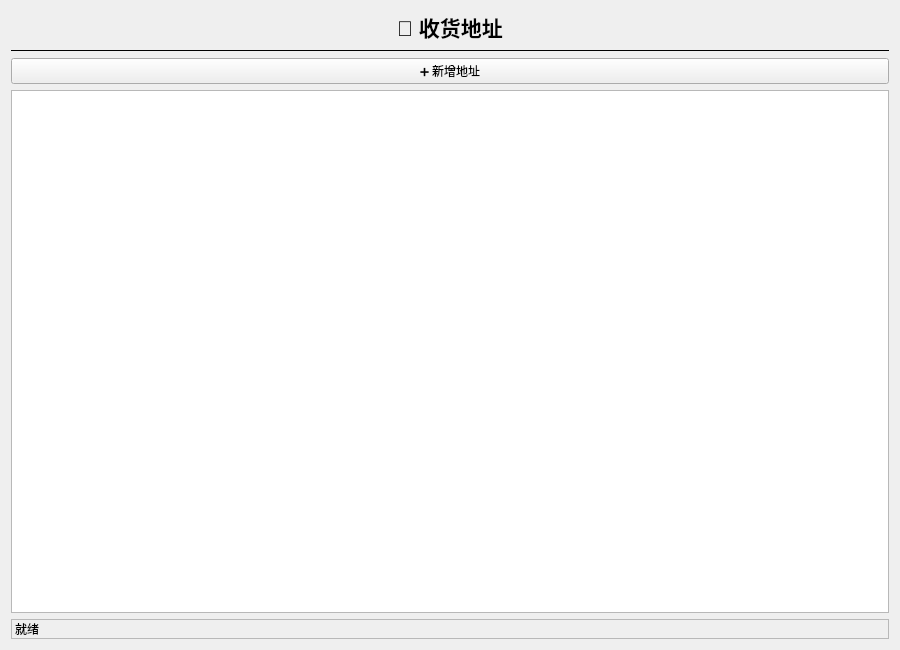
<?xml version="1.0" encoding="UTF-8"?>
<ui version="4.0">
 <class>AddressWidget</class>
 <widget class="QWidget" name="AddressWidget">
  <property name="geometry">
   <rect>
    <x>0</x>
    <y>0</y>
    <width>900</width>
    <height>650</height>
   </rect>
  </property>
  <property name="windowTitle">
   <string>地址管理</string>
  </property>
  <layout class="QVBoxLayout" name="verticalLayout">
   <item>
    <widget class="QLabel" name="titleLabel">
     <property name="font">
      <font>
       <pointsize>16</pointsize>
       <bold>true</bold>
      </font>
     </property>
     <property name="text">
      <string>📍 收货地址</string>
     </property>
     <property name="alignment">
      <set>Qt::AlignCenter</set>
     </property>
    </widget>
   </item>
   <item>
    <widget class="QFrame" name="line">
     <property name="frameShape">
      <enum>QFrame::HLine</enum>
     </property>
    </widget>
   </item>
   <item>
    <widget class="QPushButton" name="addButton">
     <property name="text">
      <string>➕ 新增地址</string>
     </property>
     <property name="minimumWidth">
      <number>120</number>
     </property>
    </widget>
   </item>
   <item>
    <widget class="QTableWidget" name="addressTable">
     <property name="alternatingRowColors">
      <bool>true</bool>
     </property>
     <property name="selectionBehavior">
      <enum>QAbstractItemView::SelectRows</enum>
     </property>
     <attribute name="horizontalHeaderStretchLastSection">
      <bool>true</bool>
     </attribute>
    </widget>
   </item>
   <item>
    <widget class="QLabel" name="statusLabel">
     <property name="text">
      <string>就绪</string>
     </property>
     <property name="frameShape">
      <enum>QFrame::StyledPanel</enum>
     </property>
    </widget>
   </item>
  </layout>
 </widget>
 <resources/>
 <connections/>
</ui>
